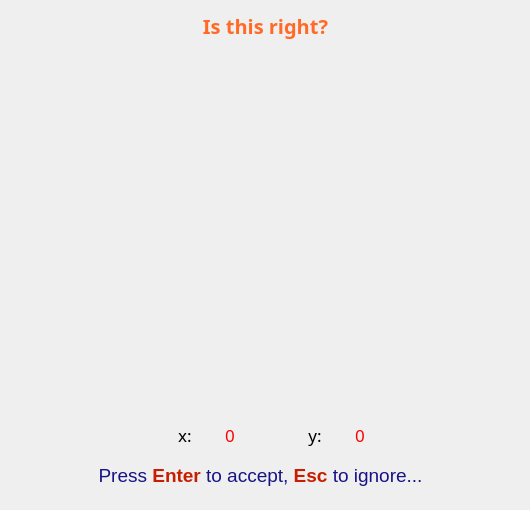
<?xml version="1.0" encoding="UTF-8"?>
<ui version="4.0">
 <class>CaptureDialogClass</class>
 <widget class="QDialog" name="CaptureDialogClass">
  <property name="geometry">
   <rect>
    <x>0</x>
    <y>0</y>
    <width>530</width>
    <height>510</height>
   </rect>
  </property>
  <property name="windowTitle">
   <string>Dialog</string>
  </property>
  <widget class="QLabel" name="lEyeFrame">
   <property name="geometry">
    <rect>
     <x>20</x>
     <y>60</y>
     <width>480</width>
     <height>360</height>
    </rect>
   </property>
   <property name="text">
    <string/>
   </property>
   <property name="pixmap">
    <pixmap>Images/camera_icon.png</pixmap>
   </property>
   <property name="scaledContents">
    <bool>true</bool>
   </property>
  </widget>
  <widget class="QLabel" name="label_2">
   <property name="geometry">
    <rect>
     <x>0</x>
     <y>0</y>
     <width>531</width>
     <height>51</height>
    </rect>
   </property>
   <property name="font">
    <font>
     <family>Philosopher</family>
     <pointsize>15</pointsize>
     <weight>75</weight>
     <bold>true</bold>
    </font>
   </property>
   <property name="styleSheet">
    <string notr="true">color: rgb(255, 107, 39);</string>
   </property>
   <property name="text">
    <string>Is this right?</string>
   </property>
   <property name="alignment">
    <set>Qt::AlignCenter</set>
   </property>
  </widget>
  <widget class="QLabel" name="label_5">
   <property name="geometry">
    <rect>
     <x>300</x>
     <y>420</y>
     <width>30</width>
     <height>30</height>
    </rect>
   </property>
   <property name="font">
    <font>
     <family>Myriad Pro Light</family>
     <pointsize>13</pointsize>
     <weight>50</weight>
     <bold>false</bold>
    </font>
   </property>
   <property name="text">
    <string>y:</string>
   </property>
   <property name="alignment">
    <set>Qt::AlignCenter</set>
   </property>
  </widget>
  <widget class="QLabel" name="label_4">
   <property name="geometry">
    <rect>
     <x>170</x>
     <y>420</y>
     <width>30</width>
     <height>30</height>
    </rect>
   </property>
   <property name="font">
    <font>
     <family>Myriad Pro Light</family>
     <pointsize>13</pointsize>
     <weight>50</weight>
     <bold>false</bold>
    </font>
   </property>
   <property name="text">
    <string>x:</string>
   </property>
   <property name="alignment">
    <set>Qt::AlignCenter</set>
   </property>
  </widget>
  <widget class="QLabel" name="lEyeY">
   <property name="geometry">
    <rect>
     <x>330</x>
     <y>420</y>
     <width>60</width>
     <height>30</height>
    </rect>
   </property>
   <property name="font">
    <font>
     <family>Myriad Pro Light</family>
     <pointsize>13</pointsize>
     <weight>50</weight>
     <bold>false</bold>
    </font>
   </property>
   <property name="styleSheet">
    <string notr="true">color: rgb(255, 0, 0)</string>
   </property>
   <property name="text">
    <string>0</string>
   </property>
   <property name="alignment">
    <set>Qt::AlignCenter</set>
   </property>
  </widget>
  <widget class="QLabel" name="lEyeX">
   <property name="geometry">
    <rect>
     <x>200</x>
     <y>420</y>
     <width>60</width>
     <height>30</height>
    </rect>
   </property>
   <property name="font">
    <font>
     <family>Myriad Pro Light</family>
     <pointsize>13</pointsize>
     <weight>50</weight>
     <bold>false</bold>
    </font>
   </property>
   <property name="styleSheet">
    <string notr="true">color: rgb(255, 0, 0)</string>
   </property>
   <property name="text">
    <string>0</string>
   </property>
   <property name="alignment">
    <set>Qt::AlignCenter</set>
   </property>
  </widget>
  <widget class="QLabel" name="label_3">
   <property name="geometry">
    <rect>
     <x>70</x>
     <y>460</y>
     <width>381</width>
     <height>31</height>
    </rect>
   </property>
   <property name="font">
    <font>
     <pointsize>12</pointsize>
    </font>
   </property>
   <property name="text">
    <string>&lt;!DOCTYPE HTML PUBLIC &quot;-//W3C//DTD HTML 4.0//EN&quot; &quot;http://www.w3.org/TR/REC-html40/strict.dtd&quot;&gt;
&lt;html&gt;&lt;head&gt;&lt;meta name=&quot;qrichtext&quot; content=&quot;1&quot; /&gt;&lt;style type=&quot;text/css&quot;&gt;
p, li { white-space: pre-wrap; }
&lt;/style&gt;&lt;/head&gt;&lt;body style=&quot; font-family:'MS Shell Dlg 2'; font-size:12pt; font-weight:400; font-style:normal;&quot;&gt;
&lt;p align=&quot;center&quot; style=&quot; margin-top:0px; margin-bottom:0px; margin-left:0px; margin-right:0px; -qt-block-indent:0; text-indent:0px;&quot;&gt;&lt;span style=&quot; font-size:14pt; color:#171386;&quot;&gt;Press &lt;/span&gt;&lt;span style=&quot; font-size:14pt; font-weight:600; color:#c71d00;&quot;&gt;Enter&lt;/span&gt;&lt;span style=&quot; font-size:14pt; color:#171386;&quot;&gt; to accept, &lt;/span&gt;&lt;span style=&quot; font-size:14pt; font-weight:600; color:#c71d00;&quot;&gt;Esc&lt;/span&gt;&lt;span style=&quot; font-size:14pt; color:#171386;&quot;&gt; to ignore...&lt;/span&gt;&lt;/p&gt;&lt;/body&gt;&lt;/html&gt;</string>
   </property>
   <property name="alignment">
    <set>Qt::AlignCenter</set>
   </property>
  </widget>
 </widget>
 <resources/>
 <connections/>
</ui>
